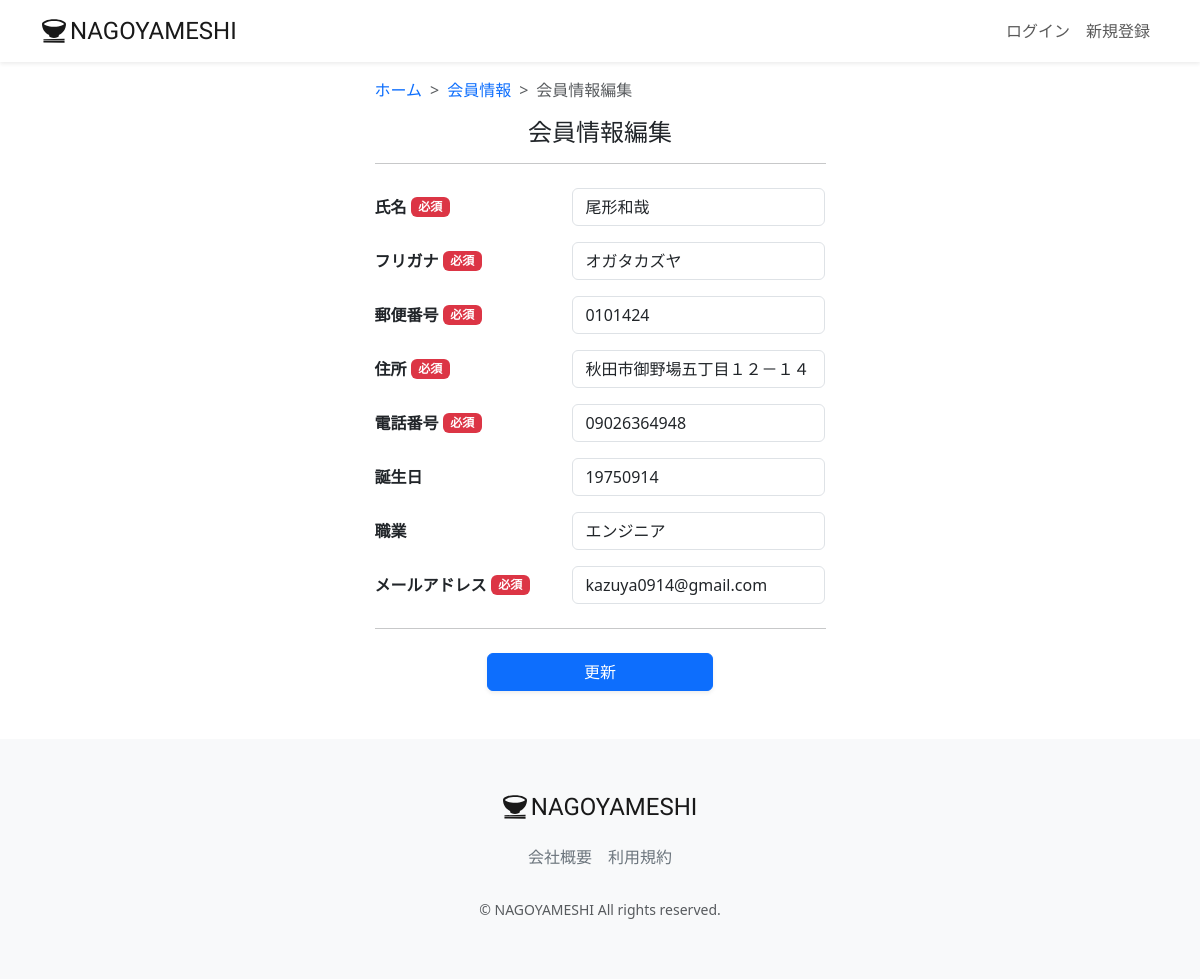
The page /accounts/user-update/2/ on the database its author committed.
### accounts/models.py (models this page shows, shortened)
class CustomUser(AbstractUser):
    user_name = models.CharField(max_length=128, null=True, blank=True, verbose_name='ユーザー名前')
    hurigana = models.CharField(max_length=128, null=True, blank=True, verbose_name='フリガナ')
    zip_code = models.CharField(max_length=16, null=True, blank=True, verbose_name='郵便番号')
    address = models.CharField(max_length=255, null=True, blank=True, verbose_name='住所')
    phone_number = models.CharField(max_length=20, null=True, blank=True, verbose_name='電話番号')
    birthday = models.CharField(max_length=20, null=True, blank=True, verbose_name='誕生日')
    job = models.CharField(max_length=255, null=True, blank=True, verbose_name='職業')
    is_subscribed = models.BooleanField(default=False, verbose_name='有料会員')
    card_name = models.CharField(max_length=128, null=True, blank=True, verbose_name='カード名義')
    card_number = models.CharField(max_length=128, null=True, blank=True, verbose_name='カード番号')
    class Meta:
        verbose_name_plural = 'CustomUser'

### accounts/views.py (the view, shortened to what this page needs)
# urls.py: path('user-update/<int:pk>/', views.UserUpdateView.as_view(), name="user_update"),
class UserUpdateView(generic.UpdateView):
    model = models.CustomUser
    template_name = 'user/user_update.html'
    form_class = forms.UserUpdateForm

### accounts/templates/user/user_update.html (shortened to what this page needs)
{% extends "base.html" %}
{% load static %}
{% block content %}
<main>
  <div class="container nagoyameshi-container pb-5">
    <div class="row justify-content-center">
      <div class="col-xl-5 col-lg-6 col-md-8">
        <nav class="my-3" style="--bs-breadcrumb-divider: '>';" aria-label="breadcrumb">
          <ol class="breadcrumb mb-0">
            <li class="breadcrumb-item">
              <a href="{% url 'top_page' %}">ホーム</a>
            </li>
            <li class="breadcrumb-item">
              <a href="{% url 'user_detail' user.id %}">会員情報</a>
            </li>
            <li class="breadcrumb-item active" aria-current="page">会員情報編集</li>
          </ol>
        </nav>
        <h1 class="mb-3 text-center">会員情報編集</h1>
        <hr class="mb-4">
        <form method="POST" enctype='multipart/form-data'>
          <div class="form-group row mb-3">
            <label for="name" class="col-md-5 col-form-label text-md-left fw-bold">
              <div class="d-flex align-items-center">
                <span class="me-1">氏名</span>
                <span class="badge bg-danger">必須</span>
              </div>
            </label>
            <div class="col-md-7">
              {{ form.user_name }}
            </div>
          </div>
          <div class="form-group row mb-3">
            <label for="kana" class="col-md-5 col-form-label text-md-left fw-bold">
              <div class="d-flex align-items-center">
                <span class="me-1">フリガナ</span>
                <span class="badge bg-danger">必須</span>
              </div>
            </label>
            <div class="col-md-7">
              {{ form.hurigana }}
            </div>
          </div>
          <div class="form-group row mb-3">
                        <label for="postal_code" class="col-md-5 col-form-label text-md-left fw-bold">
                            <div class="d-flex align-items-center">
                                <span class="me-1">郵便番号</span>
                                <span class="badge bg-danger">必須</span>
                            </div>
                        </label>
                        <div class="col-md-7">
                            {{ form.zip_code }}
                        </div>
          </div>
                    <div class="form-group row mb-3">
                        <label for="address" class="col-md-5 col-form-label text-md-left fw-bold">
                            <div class="d-flex align-items-center">
                                <span class="me-1">住所</span>
                                <span class="badge bg-danger">必須</span>
                            </div>
                        </label>
                        <div class="col-md-7">
                            {{ form.address }}
                        </div>
                    </div>
                    <div class="form-group row mb-3">
                        <label for="phone_number" class="col-md-5 col-form-label text-md-left fw-bold">
                            <div class="d-flex align-items-center">
                                <span class="me-1">電話番号</span>
                                <span class="badge bg-danger">必須</span>
                            </div>
                        </label>
                        <div class="col-md-7">
                            {{ form.phone_number }}
                        </div>
                    </div>
                    <div class="form-group row mb-3">
                        <label for="birthday" class="col-md-5 col-form-label text-md-left fw-bold">誕生日</label>
                        <div class="col-md-7">
                            {{ form.birthday }}
                        </div>
                    </div>
                    <div class="form-group row mb-3">
                        <label for="occupation" class="col-md-5 col-form-label text-md-left fw-bold">職業</label>
                        <div class="col-md-7">
                            {{ form.job }}
                        </div>
                    </div>
            <div class="form-group row mb-3">
              <label for="email" class="col-md-5 col-form-label text-md-left fw-bold">
                <div class="d-flex align-items-center">
                  <span class="me-1">メールアドレス</span>
                  <span class="badge bg-danger">必須</span>
                </div>
              </label>
              <div class="col-md-7">
                {{ form.email }}
              </div>
            </div>
          <hr class="my-4">
          <div class="form-group d-flex justify-content-center">
            <button type="submit" class="btn btn-primary text-white shadow-sm w-50">更新</button>
          </div>
        </form>
      </div>
    </div>
  </div>
</main>
{% endblock %}

### static/css/nagoyameshi.css (style rules this page uses)
h1 { font-size: 1.5rem; }
a { text-decoration: none !important; }

### rows shown on the page
CustomUser: user_name "尾形和哉", hurigana "オガタカズヤ", zip_code "0101424", address "秋田市御野場五丁目１２－１４", phone_number "09026364948", birthday "19750914", job "エンジニア", email "kazuya0914@gmail.com"
